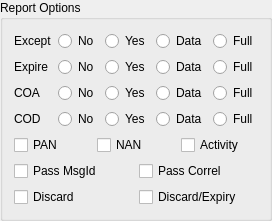
            <widget class="QGroupBox" name="reportBox">
              <property name="title">
                <string>Report Options</string>
              </property>
              <layout class="QVBoxLayout" name="reportLayout">
                <item>
                  <layout class="QGridLayout" name="reportGrid">
                    <item row="0" column="0">
                      <widget class="QLabel" name="reportExceptLabel">
                        <property name="text">
                          <string>Except</string>
                        </property>
                      </widget>
                    </item>
                    <item row="0" column="1">
                      <widget class="QRadioButton" name="reportExceptNoneRadio">
                        <property name="text">
                          <string>No</string>
                        </property>
                        <property name="toolTip">
                          <string>No exception report message requested</string>
                        </property>
                        <property name="accessibleName">
                          <string>No</string>
                        </property>
                      </widget>
                    </item>
                    <item row="0" column="2">
                      <widget class="QRadioButton" name="reportExceptYesRadio">
                        <property name="text">
                          <string>Yes</string>
                        </property>
                        <property name="toolTip">
                          <string>Request report message returned when exception occurs</string>
                        </property>
                        <property name="accessibleName">
                          <string>Yes</string>
                        </property>
                      </widget>
                    </item>
                    <item row="0" column="3">
                      <widget class="QRadioButton" name="reportExceptDataRadio">
                        <property name="text">
                          <string>Data</string>
                        </property>
                        <property name="toolTip">
                          <string>Report message with 100 bytes data when exception occurs</string>
                        </property>
                        <property name="accessibleName">
                          <string>Data</string>
                        </property>
                      </widget>
                    </item>
                    <item row="0" column="4">
                      <widget class="QRadioButton" name="reportExceptFullRadio">
                        <property name="text">
                          <string>Full</string>
                        </property>
                        <property name="toolTip">
                          <string>Report message with all data returned when exception occurs</string>
                        </property>
                        <property name="accessibleName">
                          <string>Full</string>
                        </property>
                      </widget>
                    </item>
                    <item row="1" column="0">
                      <widget class="QLabel" name="reportExpireLabel">
                        <property name="text">
                          <string>Expire</string>
                        </property>
                      </widget>
                    </item>
                    <item row="1" column="1">
                      <widget class="QRadioButton" name="reportExpireNoneRadio">
                        <property name="text">
                          <string>No</string>
                        </property>
                        <property name="toolTip">
                          <string>No report message requested if message expires</string>
                        </property>
                        <property name="accessibleName">
                          <string>No</string>
                        </property>
                      </widget>
                    </item>
                    <item row="1" column="2">
                      <widget class="QRadioButton" name="reportExpireYesRadio">
                        <property name="text">
                          <string>Yes</string>
                        </property>
                        <property name="toolTip">
                          <string>Report message requested if message expires</string>
                        </property>
                        <property name="accessibleName">
                          <string>Yes</string>
                        </property>
                      </widget>
                    </item>
                    <item row="1" column="3">
                      <widget class="QRadioButton" name="reportExpireDataRadio">
                        <property name="text">
                          <string>Data</string>
                        </property>
                        <property name="toolTip">
                          <string>Report message with 100 bytes requested if message expires</string>
                        </property>
                        <property name="accessibleName">
                          <string>Data</string>
                        </property>
                      </widget>
                    </item>
                    <item row="1" column="4">
                      <widget class="QRadioButton" name="reportExpireFullRadio">
                        <property name="text">
                          <string>Full</string>
                        </property>
                        <property name="toolTip">
                          <string>Report message with all data requested if message expires</string>
                        </property>
                        <property name="accessibleName">
                          <string>Full</string>
                        </property>
                      </widget>
                    </item>
                    <item row="2" column="0">
                      <widget class="QLabel" name="reportCoaLabel">
                        <property name="text">
                          <string>COA</string>
                        </property>
                      </widget>
                    </item>
                    <item row="2" column="1">
                      <widget class="QRadioButton" name="reportCoaNoneRadio">
                        <property name="text">
                          <string>No</string>
                        </property>
                        <property name="toolTip">
                          <string>No report message upon message arrival at destination QM</string>
                        </property>
                        <property name="accessibleName">
                          <string>No</string>
                        </property>
                      </widget>
                    </item>
                    <item row="2" column="2">
                      <widget class="QRadioButton" name="reportCoaYesRadio">
                        <property name="text">
                          <string>Yes</string>
                        </property>
                        <property name="toolTip">
                          <string>Report message only when message arrives at destination QM</string>
                        </property>
                        <property name="accessibleName">
                          <string>Yes</string>
                        </property>
                      </widget>
                    </item>
                    <item row="2" column="3">
                      <widget class="QRadioButton" name="reportCoaDataRadio">
                        <property name="text">
                          <string>Data</string>
                        </property>
                        <property name="toolTip">
                          <string>Report message with 100 bytes when message arrives at QM</string>
                        </property>
                        <property name="accessibleName">
                          <string>Data</string>
                        </property>
                      </widget>
                    </item>
                    <item row="2" column="4">
                      <widget class="QRadioButton" name="reportCoaFullRadio">
                        <property name="text">
                          <string>Full</string>
                        </property>
                        <property name="toolTip">
                          <string>Report message with all data when message arrives at QM</string>
                        </property>
                        <property name="accessibleName">
                          <string>Full</string>
                        </property>
                      </widget>
                    </item>
                    <item row="3" column="0">
                      <widget class="QLabel" name="reportCodLabel">
                        <property name="text">
                          <string>COD</string>
                        </property>
                      </widget>
                    </item>
                    <item row="3" column="1">
                      <widget class="QRadioButton" name="reportCodNoneRadio">
                        <property name="text">
                          <string>No</string>
                        </property>
                        <property name="toolTip">
                          <string>No report message requested when message is processed</string>
                        </property>
                        <property name="accessibleName">
                          <string>No</string>
                        </property>
                      </widget>
                    </item>
                    <item row="3" column="2">
                      <widget class="QRadioButton" name="reportCodYesRadio">
                        <property name="text">
                          <string>Yes</string>
                        </property>
                        <property name="toolTip">
                          <string>Report message requested when message is processed</string>
                        </property>
                        <property name="accessibleName">
                          <string>Yes</string>
                        </property>
                      </widget>
                    </item>
                    <item row="3" column="3">
                      <widget class="QRadioButton" name="reportCodDataRadio">
                        <property name="text">
                          <string>Data</string>
                        </property>
                        <property name="toolTip">
                          <string>Report message with 100 bytes when message is processed</string>
                        </property>
                        <property name="accessibleName">
                          <string>Data</string>
                        </property>
                      </widget>
                    </item>
                    <item row="3" column="4">
                      <widget class="QRadioButton" name="reportCodFullRadio">
                        <property name="text">
                          <string>Full</string>
                        </property>
                        <property name="toolTip">
                          <string>Report message with all data when message is processed</string>
                        </property>
                        <property name="accessibleName">
                          <string>Full</string>
                        </property>
                      </widget>
                    </item>
                  </layout>
                </item>
                <item>
                  <layout class="QHBoxLayout" name="reportChecks1">
                    <item>
                      <widget class="QCheckBox" name="panCheck">
                        <property name="text">
                          <string>PAN</string>
                        </property>
                        <property name="toolTip">
                          <string>Positive action notification report message requested</string>
                        </property>
                        <property name="accessibleName">
                          <string>PAN</string>
                        </property>
                      </widget>
                    </item>
                    <item>
                      <widget class="QCheckBox" name="nanCheck">
                        <property name="text">
                          <string>NAN</string>
                        </property>
                        <property name="toolTip">
                          <string>Negative action notification report message requested</string>
                        </property>
                        <property name="accessibleName">
                          <string>NAN</string>
                        </property>
                      </widget>
                    </item>
                    <item>
                      <widget class="QCheckBox" name="activityCheck">
                        <property name="text">
                          <string>Activity</string>
                        </property>
                        <property name="toolTip">
                          <string>Send report from each channel that handles this message</string>
                        </property>
                        <property name="accessibleName">
                          <string>Activity</string>
                        </property>
                      </widget>
                    </item>
                  </layout>
                </item>
                <item>
                  <layout class="QHBoxLayout" name="reportChecks2">
                    <item>
                      <widget class="QCheckBox" name="passMsgIdCheck">
                        <property name="text">
                          <string>Pass MsgId</string>
                        </property>
                        <property name="toolTip">
                          <string>Use original message ID from request in report message</string>
                        </property>
                        <property name="accessibleName">
                          <string>Pass MsgId</string>
                        </property>
                      </widget>
                    </item>
                    <item>
                      <widget class="QCheckBox" name="passCorrelCheck">
                        <property name="text">
                          <string>Pass Correl</string>
                        </property>
                        <property name="toolTip">
                          <string>Include correlation id of input message on report message</string>
                        </property>
                        <property name="accessibleName">
                          <string>Pass Correl</string>
                        </property>
                      </widget>
                    </item>
                  </layout>
                </item>
                <item>
                  <layout class="QHBoxLayout" name="reportChecks3">
                    <item>
                      <widget class="QCheckBox" name="discardCheck">
                        <property name="text">
                          <string>Discard</string>
                        </property>
                        <property name="toolTip">
                          <string>Discard message when arrives at destination</string>
                        </property>
                        <property name="accessibleName">
                          <string>Discard</string>
                        </property>
                      </widget>
                    </item>
                    <item>
                      <widget class="QCheckBox" name="expiryDiscardCheck">
                        <property name="text">
                          <string>Discard/Expiry</string>
                        </property>
                        <property name="toolTip">
                          <string>Discard message upon arrival or expiry</string>
                        </property>
                        <property name="accessibleName">
                          <string>Discard/Expiry</string>
                        </property>
                      </widget>
                    </item>
                  </layout>
                </item>
              </layout>
            </widget>
